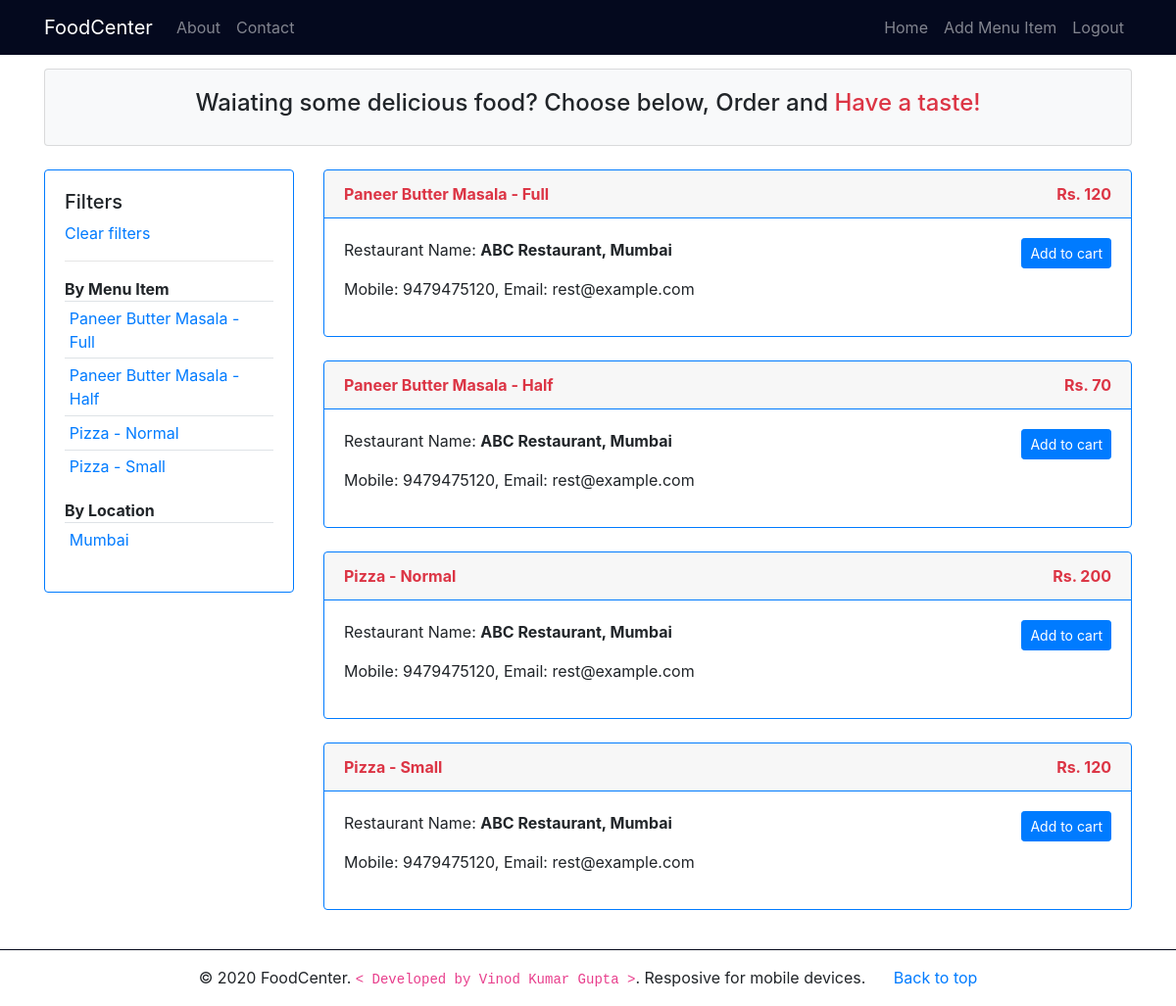
Page /products.php (signed in) on the committed database.
### tables this page shows
CREATE TABLE `menu_items` (
  `item_id` int(11) NOT NULL,
  `rest_id` int(11) NOT NULL,
  `item_name` varchar(30) NOT NULL,
  `item_price` float NOT NULL
);

CREATE TABLE `restaurants` (
  `rest_id` int(11) NOT NULL,
  `rest_name` varchar(100) NOT NULL,
  `rest_mobile` varchar(15) NOT NULL,
  `rest_email` varchar(50) NOT NULL,
  `rest_addr` varchar(200) NOT NULL,
  `rest_city` varchar(50) NOT NULL,
  `rest_password_hash` varchar(50) NOT NULL
);

### products.php (the view, shortened to what this page needs)
<?php
include_once('includes/db_con.php');
if(isset($_GET['city'])){
    $city = filter_input(INPUT_GET, "city", FILTER_SANITIZE_STRING);
    $stmt = $con->prepare("Select * from menu_items m,restaurants r where r.rest_city = ?");
    $stmt->bind_param("s",$city);
} elseif(isset($_GET['item_name'])){
    $item_name = filter_input(INPUT_GET, "item_name", FILTER_SANITIZE_STRING);
    $stmt = $con->prepare("Select * from menu_items m,restaurants r where m.item_name = ?");
    $stmt->bind_param("s",$item_name);
} else {
    $stmt = $con->prepare("Select * from menu_items, restaurants");
}
if($stmt->execute()){
    $result = $stmt->get_result();
} else {
    die("Unknown Error!");
}
?>
<!DOCTYPE html>
<html>
<head>
    <link rel="stylesheet" href="css/bootstrap.min.css">
    <link rel="stylesheet" href="css/font-awesome.min.css">
    <link rel="stylesheet" href="css/custom.css">
</head>
<body>
    <?php include('includes/header.php'); ?>
    <section class="container">
        <div class="card bg-light">
            <div class="card-body">
                <h4 class="text-center">Waiating some delicious food? Choose below, Order and <span
                        class="text-danger">Have a taste!</span></h4>
            </div>
        </div>
        <br>
        <div class="row">
            <div class="col-md-3">
                <div class="card border-primary">
                    <div class="card-body">
                        <h5>Filters</h5>
                        <a href="products.php" class="d-block">Clear filters</a>
                        <hr>
                        <b>By Menu Item</b>
                        <table class="table table-sm">
                            <tbody>
                                <?php
                        $stmt1 = $con->prepare("Select distinct(item_name) from menu_items");
                        if($stmt1->execute()){
                            $result1 = $stmt1->get_result();
                            while($row1 = $result1->fetch_assoc()){ ?>
                                <tr>
                                    <td><?php echo '<a href="products.php?item_name='.$row1['item_name'].'">'.$row1['item_name'].'</a>'; ?>
                                    </td>
                                </tr>
                                <?php }
                        }
                        ?>
                            </tbody>
                        </table>
                        <b>By Location</b>
                        <table class="table table-sm">
                            <tbody>
                                <?php
                        $stmt2 = $con->prepare("Select distinct(rest_city) from restaurants");
                        if($stmt2->execute()){
                            $result2 = $stmt2->get_result();
                            while($row2 = $result2->fetch_assoc()){ ?>
                                <tr>
                                    <td><?php echo '<a href="products.php?city='.$row2['rest_city'].'">'.$row2['rest_city'].'</a>'; ?>
                                    </td>
                                </tr>
                                <?php }
                        }
                        ?>
                            </tbody>
                        </table>
                    </div>
                </div>
            </div>
            <div class="col-md-9">
                <?php
                if($result->num_rows == 0){
                    echo "No Items :(";
                } else {
                    while($row = $result->fetch_assoc()){ ?>
                <div class="card border-primary">
                    <div class="card-header border-primary text-danger">
                        <b>
                            <?php echo $row['item_name']; ?>
                            <span class="float-right">
                                <?php echo "Rs. ".$row['item_price']; ?>
                            </span>
                        </b>
                    </div>
                    <div class="card-body">
                        <div class="float-left">
                            <p>Restaurant Name: <b><?php echo $row['rest_name'].", ".$row['rest_city']; ?></b></p>
                            <p>
                                Mobile: <?php echo $row['rest_mobile']; ?>,
                                Email: <?php echo $row['rest_email']; ?>
                            </p>
                        </div>
                        <div class="float-right">
                            <?php if(isset($_SESSION['cust_email'])){
                                $stmt3 = $con->prepare("Select cust_id from customers where cust_email = ?");
                                $stmt3->bind_param("s",$_SESSION['cust_email']);
                                if($stmt3->execute()){
                                    $result3 = $stmt3->get_result();
                                    $row3 = $result3->fetch_assoc();
                                }
                            echo '<a href="add_to_cart.php?item_id='.$row['item_id'].'&ordered_by='.$row3['cust_id'].'&quantity=1&ordered_from='.$row['rest_id'].'"
                                class="btn btn-sm btn-primary">Add to cart </a>';
                             } else { ?>
                            <a href="customer_login.php?type=primary&msg=Login to continue"
                                class="btn btn-sm btn-primary">Add to cart </a>
                            <?php } ?>
                        </div>
                    </div>
                </div>
                <br>
                <?php }}?>
            </div>
        </div>
    </section>
    <?php include('includes/footer.php'); ?>
</body>
</html>

### css/custom.css (style rules this page uses)
:root { --danger: #dc3545; }
body { margin-top: 70px; }

### rows in the picture
menu_items: item_name "Paneer Butter Masala - Full", item_price "120", rest.rest_name "ABC Restaurant", rest.rest_city "Mumbai", rest.rest_mobile "9479475120", rest.rest_email "rest@example.com"
menu_items: item_name "Paneer Butter Masala - Half", item_price "70", rest.rest_name "ABC Restaurant", rest.rest_city "Mumbai", rest.rest_mobile "9479475120", rest.rest_email "rest@example.com"
menu_items: item_name "Pizza - Normal", item_price "200", rest.rest_name "ABC Restaurant", rest.rest_city "Mumbai", rest.rest_mobile "9479475120", rest.rest_email "rest@example.com"
menu_items: item_name "Pizza - Small", item_price "120", rest.rest_name "ABC Restaurant", rest.rest_city "Mumbai", rest.rest_mobile "9479475120", rest.rest_email "rest@example.com"

### other values in the picture
$row1['item_name'] "Paneer Butter Masala - Full"
$row1['item_name'] "Paneer Butter Masala - Half"
$row1['item_name'] "Pizza - Normal"
$row1['item_name'] "Pizza - Small"
$row2['rest_city'] "Mumbai"
